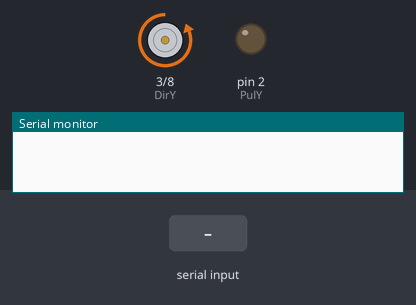
Simulated run of this sketch. Board: Arduino Uno, built with avr-gcc and run on an emulated ATmega328P. Parts: direction and speed pins drawn as motors (green arrow = direction pin HIGH = forward, orange = LOW = backward, longer = more drive), output pins drawn as LEDs (lit = HIGH), the last lines printed to the serial monitor. The test bench sets the inputs (shaded band).

Above: at 1.2 s.
1.3 s: "90,45\n" received over Serial
At 1.44 s:
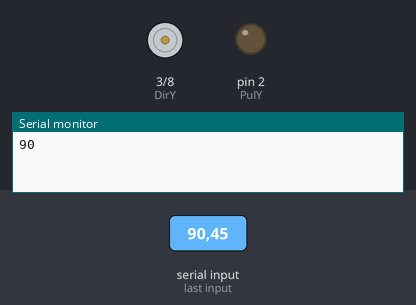
Timing chart, 0 to 4.3 s (numbered marks = the images above; inputs shaded):
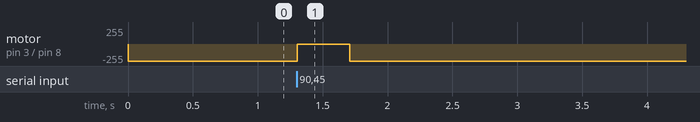

Measured:
- after the input at 1.3 s, motor on pin 3 (DirY) / pin 8 (EnaY): backward 255/255 → stopped at once, → backward 255/255 0.41 s later

The sketch:

rotation_with_input.ino
```cpp
#define PulY 2 //pino pulse
#define DirY 3 //pino direção
#define EnaY 8 //pino enable

void setup() {

  Serial.begin(9600); //iniciar o monitor serial
  pinMode(PulY, OUTPUT); //defenir pino como output
  pinMode(DirY, OUTPUT); //defenir pino como output
  pinMode(EnaY, OUTPUT); //defenir pino como output
  digitalWrite(EnaY, HIGH); //começar com o motor desligado
}

void rotacao(int pulses) {
  digitalWrite(EnaY, LOW); //ligar o motor
  int intervalo = 3000; //definir o intervalo entre pulsos, ou seja a direção


  //ciclo de processamento de pulsos lidos no serial
  for (int i = 0; i < pulses; i++) {
    digitalWrite(PulY, HIGH);
    digitalWrite(PulY, LOW);
    delayMicroseconds(intervalo);
  }
  digitalWrite(EnaY, HIGH); //desligar o motor
}

void loop() {

  //ler valores do monitor
  if (Serial.available() > 0) {
    int valor = Serial.parseInt();
    Serial.println(valor);

    //sentido de rotação lendo o valor do serial
    if (valor > 0) {
      digitalWrite(DirY, LOW);
    }
    if (valor < 0) {
      digitalWrite(DirY, HIGH);
      valor = valor * (-1); //converte o valor para positivo
    }

    //executar movimento
    rotacao(valor);
  }

}
```
